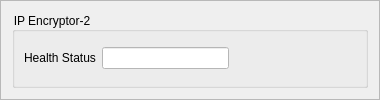
              <widget class="QFrame" name="frame_21">
               <property name="minimumSize">
                <size>
                 <width>380</width>
                 <height>0</height>
                </size>
               </property>
               <property name="frameShape">
                <enum>QFrame::StyledPanel</enum>
               </property>
               <property name="frameShadow">
                <enum>QFrame::Raised</enum>
               </property>
               <layout class="QVBoxLayout" name="verticalLayout_13">
                <item>
                 <widget class="QGroupBox" name="CSC_gb_21">
                  <property name="minimumSize">
                   <size>
                    <width>350</width>
                    <height>0</height>
                   </size>
                  </property>
                  <property name="font">
                   <font>
                    <italic>false</italic>
                    <underline>false</underline>
                   </font>
                  </property>
                  <property name="autoFillBackground">
                   <bool>false</bool>
                  </property>
                  <property name="styleSheet">
                   <string notr="true">color: rgb(0, 0, 0);</string>
                  </property>
                  <property name="title">
                   <string>IP Encryptor-2</string>
                  </property>
                  <property name="flat">
                   <bool>false</bool>
                  </property>
                  <property name="checkable">
                   <bool>false</bool>
                  </property>
                  <layout class="QGridLayout" name="gridLayout_44">
                   <item row="0" column="0">
                    <layout class="QHBoxLayout" name="horizontalLayout_59">
                     <item>
                      <widget class="QLabel" name="label_84">
                       <property name="text">
                        <string>Health Status</string>
                       </property>
                      </widget>
                     </item>
                     <item>
                      <widget class="QLineEdit" name="CSIE2_H_LE">
                       <property name="styleSheet">
                        <string notr="true">background-color: rgb(255, 255, 255);</string>
                       </property>
                      </widget>
                     </item>
                     <item>
                      <spacer name="horizontalSpacer_28">
                       <property name="orientation">
                        <enum>Qt::Horizontal</enum>
                       </property>
                       <property name="sizeHint" stdset="0">
                        <size>
                         <width>108</width>
                         <height>20</height>
                        </size>
                       </property>
                      </spacer>
                     </item>
                    </layout>
                   </item>
                  </layout>
                 </widget>
                </item>
               </layout>
              </widget>
